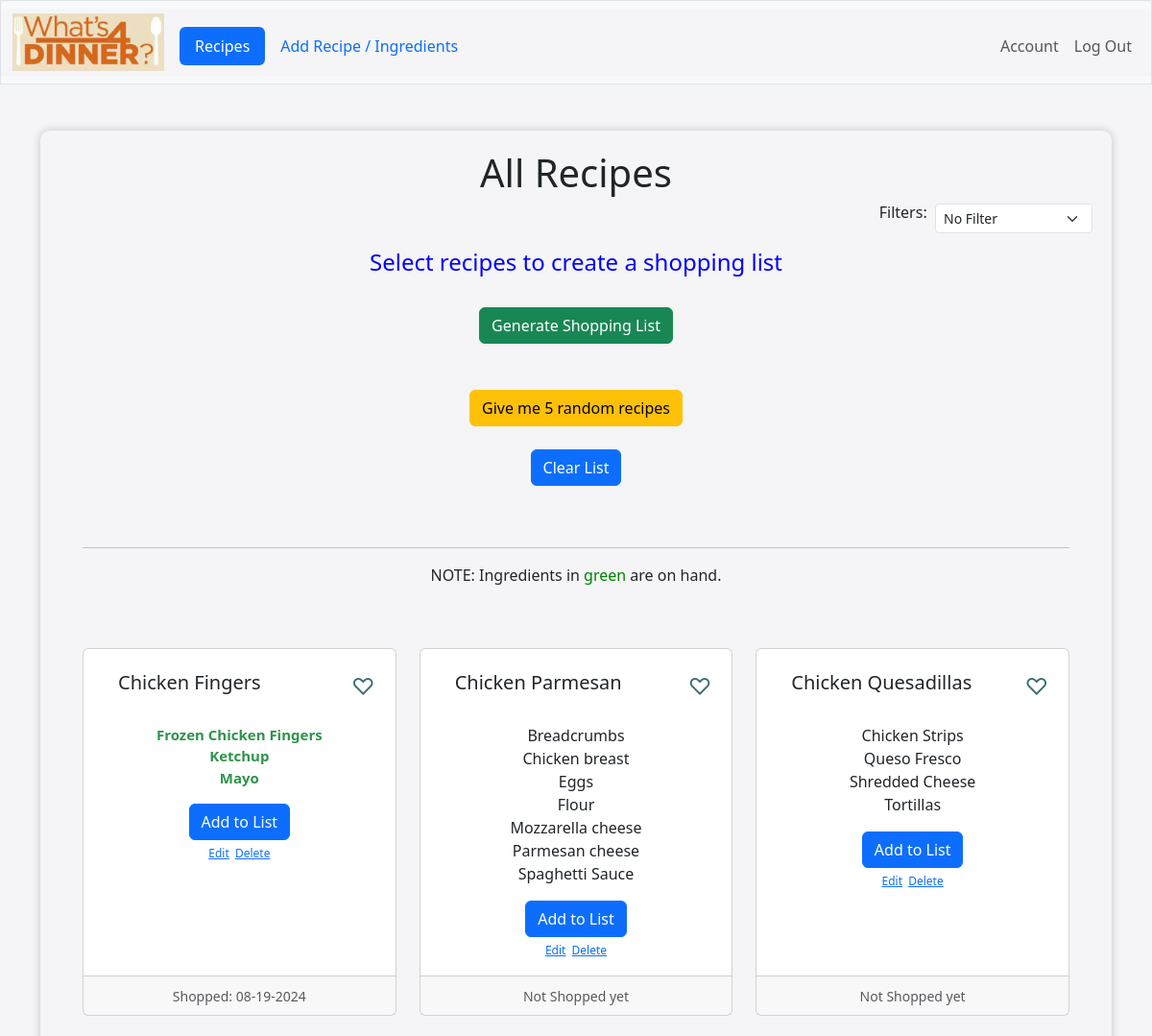
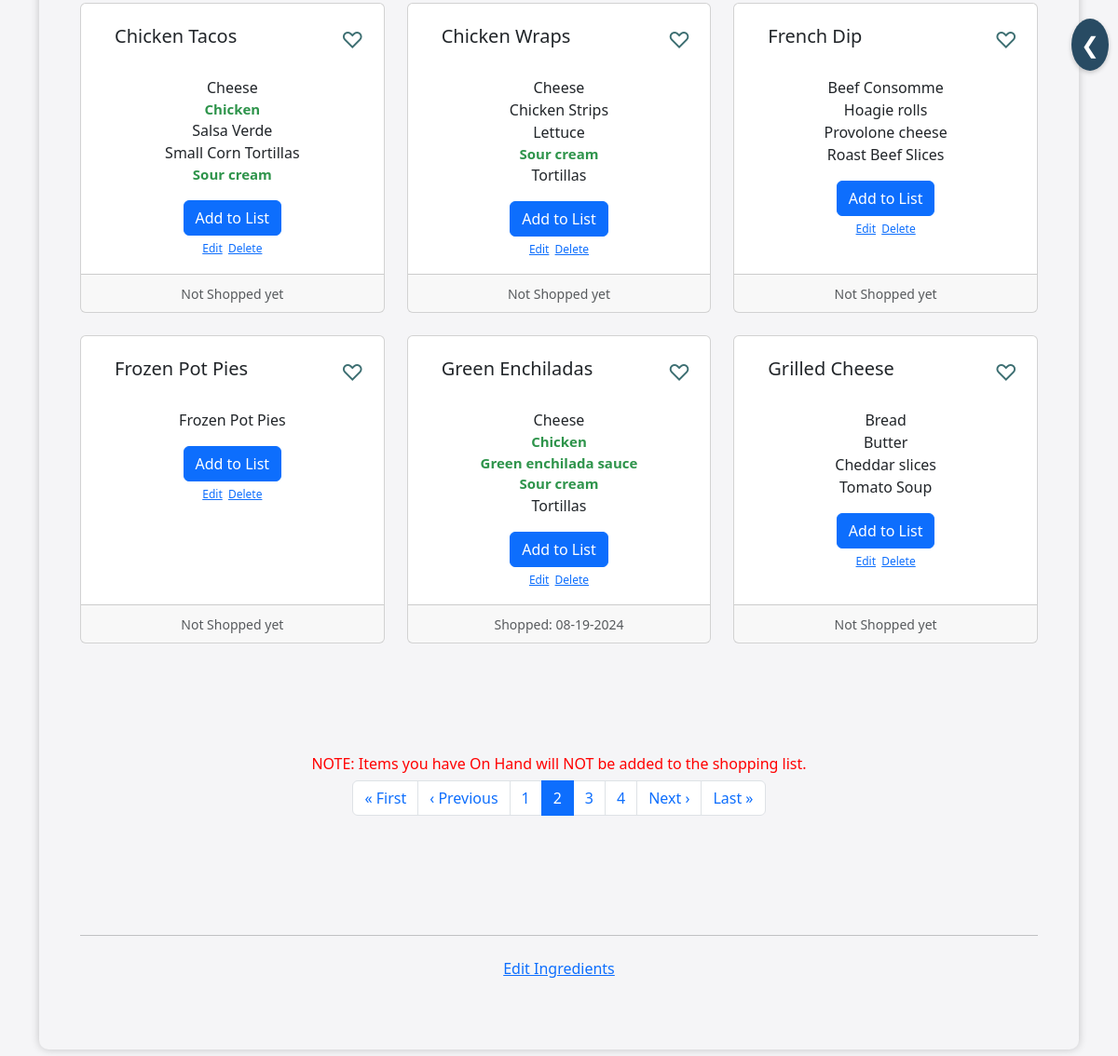
/?page=2 (signed in), run on the app's committed database (2 pictures, top to bottom).
### tables this page shows
CREATE TABLE recipes (recipe_id INTEGER PRIMARY KEY NOT NULL, name TEXT NOT NULL, added_by TEXT, date_added DATE);

CREATE TABLE "ingredients" (
    ingredient_id INTEGER PRIMARY KEY,
    name TEXT UNIQUE
);

### app.py (the view)
@app.route("/", methods=["GET", "POST"])
@login_required
def index():
    user_info = db.execute("SELECT username FROM users WHERE id = ?", session["user_id"])
    username = user_info[0]['username'] if user_info else ''
    user_id = session["user_id"]
    all_ingredients = db.execute("SELECT * FROM ingredients ORDER BY name")
    ingredients_on_hand = db.execute("SELECT * FROM on_hand WHERE user_id = ?", session["user_id"])
    recipes = db.execute("SELECT * FROM recipes ORDER BY name")
    total_count = db.execute("SELECT recipe_id, COUNT(ingredient_id) AS ingredient_count FROM relate GROUP BY recipe_id")
    last_shopped_dates = db.execute("SELECT recipes.recipe_id, MAX(last_shopped.date_shopped) as last_shopped_date FROM recipes LEFT JOIN last_shopped ON recipes.recipe_id = last_shopped.recipe_id WHERE user_id = ? GROUP BY recipes.recipe_id", user_id)
    last_shopped_dict = {item['recipe_id']: item['last_shopped_date'] for item in last_shopped_dates}
    today = date.today().strftime('%m-%d-%Y')
    fav_store = db.execute("SELECT store FROM fav_store WHERE user_id = ?", user_id)
    if fav_store:
        session['selected_store'] = fav_store[0]['store']
    else:
        session['selected_store'] = 'walmart'
    if request.method == "POST":
        recipe_id = request.form.get('recipe_id')
        recipe_name = request.form.get('recipe_name')
        if recipe_id:
            if 'selected_recipes' not in session:
                session['selected_recipes'] = []
            if not any(r['id'] == recipe_id for r in session['selected_recipes']):
                session['selected_recipes'].append({'id': recipe_id, 'name': recipe_name})
            return jsonify(success=True)
        selected_recipes = session.get('selected_recipes', [])
        if 'selected_recipes' in request.form and not selected_recipes:
            flash("Please select recipes to generate a shopping list.", "error")
            return redirect("/")
        selected_recipe_ids = [recipe['id'] for recipe in selected_recipes if isinstance(recipe, dict) and 'id' in recipe]
        if selected_recipe_ids:
            placeholders = ', '.join(['?'] * len(selected_recipe_ids))
            ingredients = db.execute("SELECT * FROM ingredients i JOIN relate r ON i.ingredient_id = r.ingredient_id WHERE r.recipe_id IN ({})".format(placeholders), *selected_recipe_ids)
            session['selected_ingredients'] = [dict(ingredient) for ingredient in ingredients]
            return redirect('shopping_list')
        seven_days_ago = datetime.now() - timedelta(days=7)
        formatted_date = seven_days_ago.strftime('%m-%d-%Y')
        db.execute("DELETE FROM on_hand WHERE user_id = ? AND date_updated < ?", session["user_id"], formatted_date)
        if 'ingredient_name' in request.form:
            ingredient_name = request.form.get("ingredient_name").title()
            existing = db.execute("SELECT * FROM on_hand WHERE ingredient_name = ?", ingredient_name)
            if existing:
                flash("Ingredient already on hand", "error")
                return redirect("/")
            check_ingredient = db.execute("SELECT * FROM Ingredients WHERE name = ?", ingredient_name)
            if not check_ingredient:
                flash("Ingredient name must be in ingredient list", "error")
                return redirect("/")
            db.execute("INSERT OR REPLACE INTO on_hand (user_id, ingredient_name, date_updated) VALUES (?, ?, ?)", user_id, ingredient_name, today)
            flash("On hand Ingredient Added", "success")
            return redirect("/")
    else:
        selected_recipes = session.get('selected_recipes', [])
        filter_type = request.args.get('filter', 'no_filter')  # Default to 'no_filter'
        filter_titles = {
        'no_filter': 'All Recipes',
        'on_hand': 'Recipes with Some Ingredients On Hand',
        'all_on_hand': 'Recipes with All Ingredients On Hand',
        'last_week': 'Recipes Shopped in the last 7 days',
        'last_month': 'Recipes sopped in the Last 30 Days',
        'only_faves': 'My Favorite Recipes'
        }
        title = filter_titles.get(filter_type, 'All Recipes')
        no_filter = filter_type == 'no_filter'
        some_on_hand = filter_type == 'on_hand'
        all_on_hand = filter_type == 'all_on_hand'
        last_week = filter_type == 'last_week'
        last_month = filter_type == 'last_month'
        only_faves = filter_type == 'only_faves'
        total_count = db.execute("SELECT recipe_id, COUNT(ingredient_id) AS ingredient_count FROM relate GROUP BY recipe_id")
        total_count_dict = {item['recipe_id']: item['ingredient_count'] for item in total_count}
        on_hand_count = db.execute("SELECT recipe_id , COUNT(ingredient_id) AS on_hand_count FROM relate WHERE ingredient_id IN(SELECT ingredient_id FROM ingredients WHERE name IN (SELECT ingredient_name FROM on_hand WHERE user_id = ?)) GROUP BY recipe_id", user_id)
        on_hand_count_dict = {item['recipe_id']: item['on_hand_count'] for item in on_hand_count}
        if some_on_hand:
            user_recipes = db.execute("SELECT r.*, COUNT(distinct oi.ingredient_name) AS on_hand_count FROM recipes r JOIN relate rel ON r.recipe_id = rel.recipe_id JOIN ingredients i ON i.ingredient_id = rel.ingredient_id LEFT JOIN on_hand oi ON i.name = oi.ingredient_name AND oi.user_id = ? WHERE r.recipe_id IN ( SELECT recipe_id FROM relate JOIN ingredients ON relate.ingredient_id = ingredients.ingredient_id WHERE ingredients.name IN (SELECT ingredient_name FROM on_hand WHERE user_id = ?)) GROUP BY r.recipe_id ORDER BY COUNT(distinct oi.ingredient_name) DESC", user_id, user_id)
        elif all_on_hand:
            user_recipes = db.execute("SELECT * FROM recipes")
            user_recipes = [recipe for recipe in user_recipes if recipe['recipe_id'] in total_count_dict and total_count_dict[recipe['recipe_id']] == on_hand_count_dict.get(recipe['recipe_id'], 0)]
        elif last_week:
            user_recipes = db.execute("SELECT * FROM recipes WHERE recipe_id IN (SELECT recipe_id FROM last_shopped WHERE user_id = ? AND DATETIME(SUBSTR(date_shopped, 7, 4) || '-' || SUBSTR(date_shopped, 1, 2) || '-' || SUBSTR(date_shopped, 4, 2)) >= DATETIME('now', '-7 days')) ORDER BY name", user_id)
        elif last_month:
            user_recipes = db.execute("SELECT * FROM recipes WHERE recipe_id IN (SELECT recipe_id FROM last_shopped WHERE user_id = ? AND DATETIME(SUBSTR(date_shopped, 7, 4) || '-' || SUBSTR(date_shopped, 1, 2) || '-' || SUBSTR(date_shopped, 4, 2)) <= DATETIME('now', '-30 days')) ORDER BY name", user_id)
        elif only_faves:
            user_recipes = db.execute("SELECT * FROM recipes WHERE recipe_id IN (SELECT recipe_id FROM prefer WHERE user_id = ?)ORDER BY name", user_id)
        else:
            user_recipes = db.execute("SELECT * FROM recipes ORDER BY name")
        page = request.args.get('page', 1, type=int)
        per_page = 9  # Number of recipes per page
        start = (page - 1) * per_page
        end = start + per_page
        paginated_recipes = user_recipes[start:end]
        total_pages = (len(user_recipes) + per_page - 1) // per_page
        seven_days_ago = datetime.now() - timedelta(days=7)
        formatted_date = seven_days_ago.strftime('%m-%d-%Y')
        db.execute("DELETE FROM on_hand WHERE user_id = ? AND date_updated < ?", session["user_id"], formatted_date)
        favorite_ids = db.execute("SELECT recipe_id FROM prefer WHERE user_id = ?", session["user_id"])
        favorite_recipe_ids = {fav['recipe_id'] for fav in favorite_ids}
        recipe_ingredients = {}
        on_hand_ingredients_set = {ingredient['ingredient_name'] for ingredient in ingredients_on_hand}
        on_hand_ingredient_names = {ingredient['ingredient_name'] for ingredient in ingredients_on_hand}
        for recipe in user_recipes:
            recipe_id = recipe['recipe_id']
            ingredients = db.execute("SELECT i.name FROM ingredients i JOIN relate r ON i.ingredient_id = r.ingredient_id WHERE r.recipe_id = ? ORDER BY i.name", recipe_id)
            recipe_ingredients[recipe_id] = ingredients
            recipe['on_hand_count'] = sum(ingredient['name'] in on_hand_ingredients_set for ingredient in ingredients)
        return render_template("index.html", username=username, recipes=paginated_recipes, page=page, total_pages=total_pages, favorites=favorite_recipe_ids, recipe_ingredients=recipe_ingredients, ingredients_on_hand=ingredients_on_hand, all_ingredients=all_ingredients, title=title, no_filter=no_filter, some_on_hand=some_on_hand, all_on_hand=all_on_hand, last_week=last_week, last_month=last_month, only_faves=only_faves, on_hand_ingredient_names=on_hand_ingredient_names, last_shopped=last_shopped_dict, selected_recipes=selected_recipes)

### app.py (called while the page is built)
@app.after_request
def after_request(response):
    response.headers["Cache-Control"] = "no-cache, no-store, must-revalidate"
    response.headers["Expires"] = 0
    response.headers["Pragma"] = "no-cache"
    return response

### helpers.py (called while the page is built)
def login_required(f):
    @wraps(f)
    def decorated_function(*args, **kwargs):
        if session.get("user_id") is None:
            return redirect("/login")
        return f(*args, **kwargs)
    return decorated_function

### templates/index.html (shortened to what this page needs)
{% extends "layout.html" %}
{% block main %}
<div class="header">
    <h1>{{ title }}</h1>
</div>
<div class="d-flex justify-content-end">
    <h6>Filters: &nbsp;</h6>
    <form id="filterForm" action="/" method="get" class="form-inline">
        <select class="form-select form-select-sm" name="filter" aria-label="multiple select example" onchange="this.form.submit()">
            <option value="no_filter" {{ 'selected' if no_filter }}>No Filter</option>
        </select>
    </form>
</div>
<div class="col-12 mt-3">
    <h4 id="selectedRecipesHeader" style="color:blue;">Select recipes to create a shopping list</h4>
</div>
<form id="recipeForm" action="/" method="post">
<br>
    <button class="btn btn-success" type="submit">Generate Shopping List</button>
</form>
<br>
<br>
<form action="/random_recipes" method="post">
    <button type="submit" class="btn btn-warning">Give me 5 random recipes</button>
</form>
<form action="/clear_list" method="post">
    <button type="submit" class="btn btn-primary mt-4">Clear List</button>
</form>
<div class="container px-4 py-5" id="recipes">
    <hr>
    <p>NOTE: Ingredients in <span style="color: green;">green</span> are on hand.</p>
    {% if recipes %}
        <div class="row g-4 py-5 row-cols-1 row-cols-lg-3">
            {% for recipe in recipes %}
                <div class="col">
                    <div class="card h-100">
                        <div class="card-body">
                            <div style="display: flex; align-items: center; justify-content: space-between;">
                                <h5 class="card-title" style="margin-left: 20px;">{{ recipe['name'] }}</h5>
                                <span class="heart-icon" style="margin-left: auto; padding: 5px;" onclick="toggleFavorite({{ recipe['recipe_id'] }}, '{{ recipe['name'] }}', this)">
                                    {% if recipe['recipe_id'] in favorites %}
                                        &#9829;
                                    {% else %}
                                        &#9825;
                                    {% endif %}
                                </span>
                            </div>
                            <p class="card-text">
                                {% for ingredient in recipe_ingredients[recipe['recipe_id']] %}
                                {% if ingredient['name'] in on_hand_ingredient_names %}
                                    <li class="centered-ingredients on-hand-highlight">{{ ingredient['name'] }}</li>
                                {% else %}
                                    <li class="centered-ingredients">{{ ingredient['name'] }}</li>
                                {% endif %}
                                {% endfor %}
                            </p>
                            <p class="card-text">
                                <button type="button" class="btn btn-primary" onclick="addRecipeToSessionAndUI({{ recipe['recipe_id'] }}, '{{ recipe['name'] }}')">Add to List</button>
                                <br>
                                <button type="button" class="btn btn-link btn-sm" data-toggle="modal" data-target="#recipeModal{{ recipe['recipe_id'] }}" style="padding-top: 0;">Edit</button>
                                <button type="button" class="btn btn-link btn-sm" data-toggle="modal" data-target="#confirmationModal" onclick="setFormAction('/remove_recipe/{{ recipe['recipe_id'] }}', 'Are you sure you want to delete {{ recipe['name'] }}?')" style="padding: 0;">Delete</button>
                            </p>
                        </div>
                        <div class="card-footer">
                            <small class="text-muted">
                                {% if last_shopped[recipe['recipe_id']] %}
                                Shopped: {{ last_shopped[recipe['recipe_id']] }}
                            {% else %}
                                Not Shopped yet
                            {% endif %}
                        </small>
                        </div>
                    </div>
                </div>
{% endfor %}
</div>
{% else %}
    <h4 style="color: red;">No Recipes Found</h4>
{% endif %}
<br>
<br>
<br>
<h6 style="color: red;"> NOTE: Items you have On Hand will NOT be added to the shopping list.</h6>
<nav>
    <ul class="pagination pagination-custom">
        {% if page > 1 %}
            <li class="page-item">
                <a class="page-link" href="{{ url_for('index', page=1) }}">« First</a>
            </li>
            <li class="page-item">
                <a class="page-link" href="{{ url_for('index', page=page-1) }}">‹ Previous</a>
            </li>
        {% endif %}
                {% for p in range(1, total_pages + 1) %}
                <li class="page-item {% if p == page %}active{% endif %}">
                    <a class="page-link" href="{{ url_for('index', page=p) }}">{{ p }}</a>
                </li>
            {% endfor %}
        {% if page < total_pages %}
            <li class="page-item">
                <a class="page-link" href="{{ url_for('index', page=page+1) }}">Next ›</a>
            </li>
            <li class="page-item">
                <a class="page-link" href="{{ url_for('index', page=total_pages) }}">Last »</a>
            </li>
        {% endif %}
    </ul>
</nav>
<br>
<br>
<br>
    <br>
<hr>
<a href="/ingredients" class="btn btn-link">Edit Ingredients</a>
</div>
{% endblock %}

### static/styles.css (style rules this page uses)
.container, .main-content, .sidebar, .modal-content { background-color: #f5f5f7; }
.pagination-custom { display: flex; justify-content: center; list-style: none; padding-left: 0; }
.centered-ingredients { text-align: center; display: flex; align-items: center; justify-content: center; }
.btn.btn-link.btn-sm { font-size: 12px; padding: 0; line-height: 1; }
.on-hand-highlight { font-size: 15px; color: #2e944b; font-weight: bold }
.heart-icon { cursor: pointer; color: #3C6E71; font-size: 24px; }

### data on the page
recipes: name "Chicken Fingers", last_shopped "08-19-2024"
ingredients: name "Frozen Chicken Fingers"
ingredients: name "Ketchup"
ingredients: name "Mayo"
recipes: name "Chicken Parmesan", shows "Not Shopped yet"
ingredients: name "Breadcrumbs"
ingredients: name "Chicken breast"
ingredients: name "Eggs"
ingredients: name "Flour"
ingredients: name "Mozzarella cheese"
ingredients: name "Parmesan cheese"
ingredients: name "Spaghetti Sauce"
recipes: name "Chicken Quesadillas", shows "Not Shopped yet"
ingredients: name "Chicken Strips"
ingredients: name "Queso Fresco"
ingredients: name "Shredded Cheese"
ingredients: name "Tortillas"
recipes: name "Chicken Tacos", shows "Not Shopped yet"
ingredients: name "Cheese"
ingredients: name "Chicken"
ingredients: name "Salsa Verde"
ingredients: name "Small Corn Tortillas"
ingredients: name "Sour cream"
recipes: name "Chicken Wraps", shows "Not Shopped yet"
ingredients: name "Lettuce"
recipes: name "French Dip", shows "Not Shopped yet"
ingredients: name "Beef Consomme"
ingredients: name "Hoagie rolls"
ingredients: name "Provolone cheese"
ingredients: name "Roast Beef Slices"
recipes: name "Frozen Pot Pies", shows "Not Shopped yet"
ingredients: name "Frozen Pot Pies"
recipes: name "Green Enchiladas", recipe_id "08-19-2024"
ingredients: name "Green enchilada sauce"
recipes: name "Grilled Cheese", shows "Not Shopped yet"
ingredients: name "Bread"
ingredients: name "Butter"
ingredients: name "Cheddar slices"
ingredients: name "Tomato Soup"

### other printed values
{{ title }} "All Recipes"
{{ p }} "1" "2" "3" "4"
